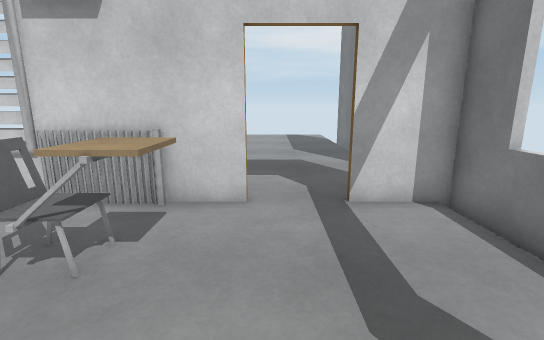
View 1 (above)

16 first-person views from a walk through a scene from a Unity 3-D project. The camera is 1.2 m above the floor, tilts 12° down and sees 85° across. Doors are open. The floor is counted in squares, 0.5 m on a side. Each view is taken from the middle of a square. On the plan, view 1 faces up. The plan holds only what a view shows up to about 19 squares ahead; the rest is blank. The place goes on beyond the plan. Surface patterns are stand-ins for the level's own textures.

View 2
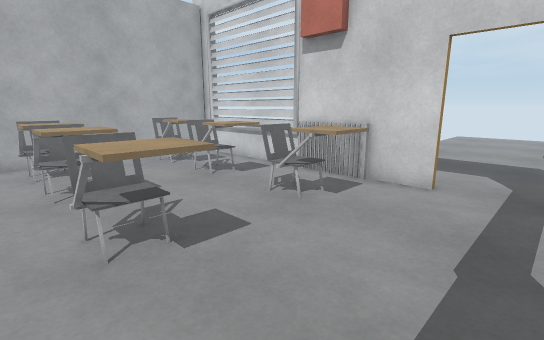

View 3
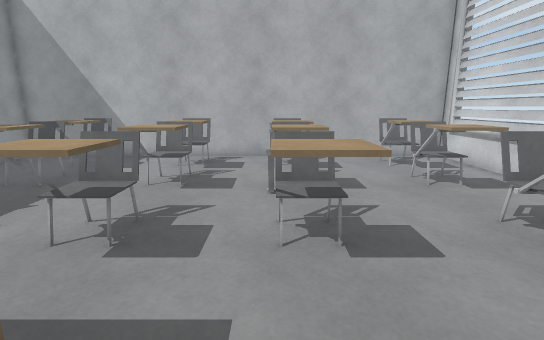

View 4
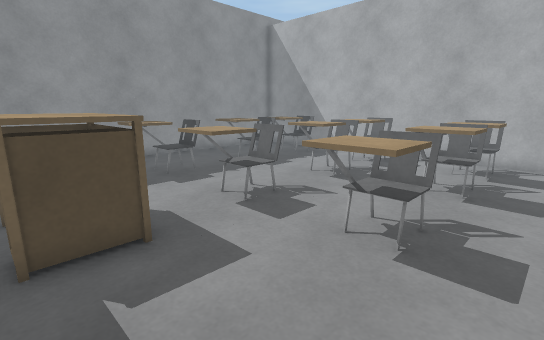

View 5
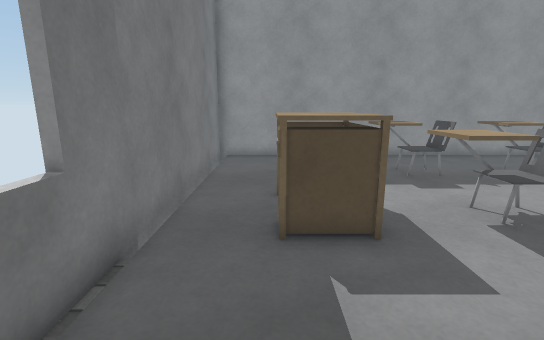

View 6
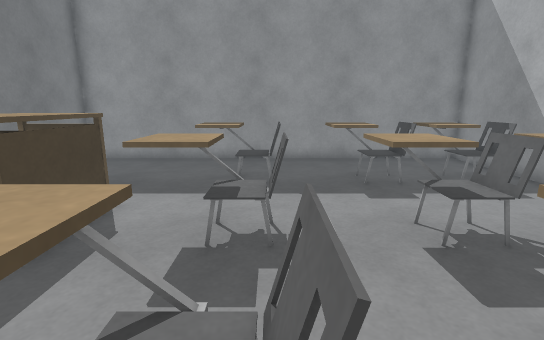

View 7
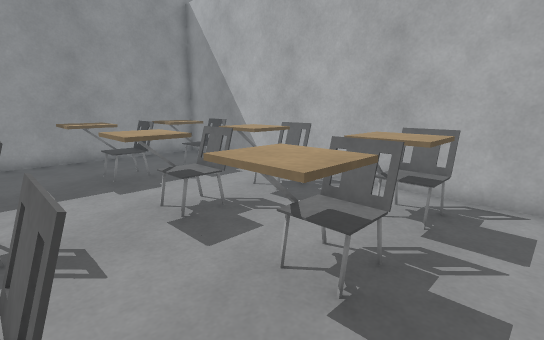

View 8
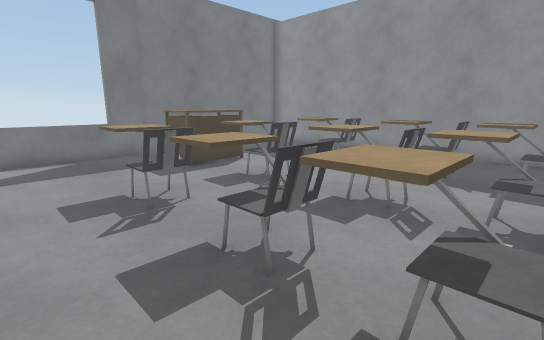

View 9
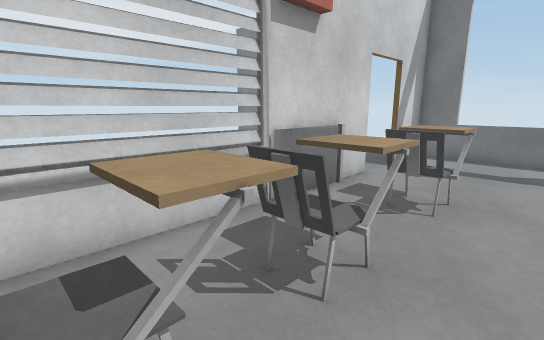

View 10
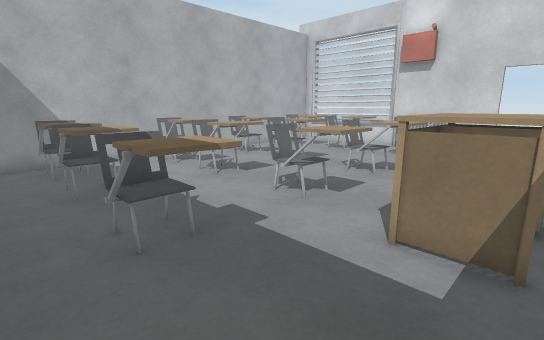

View 11
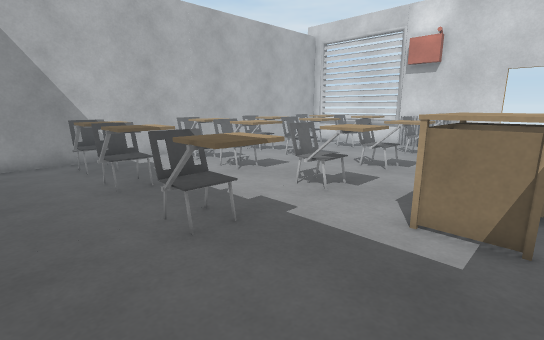

View 12
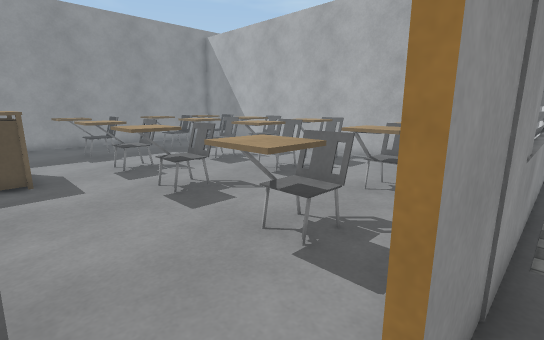

View 13
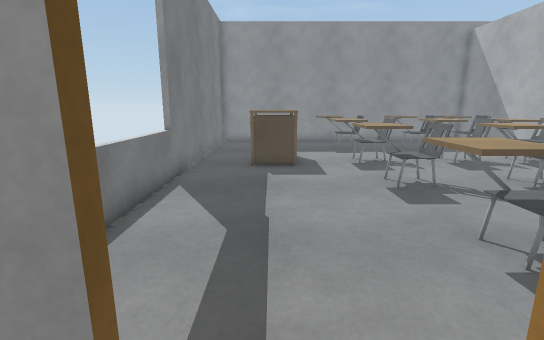

View 14
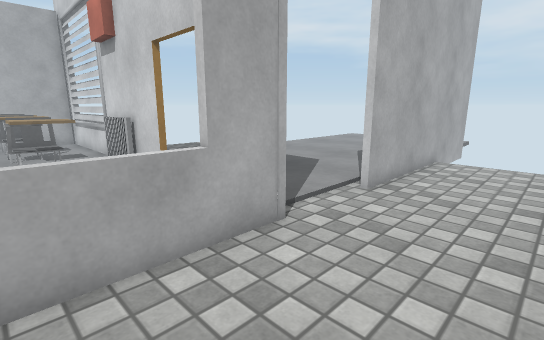

View 15
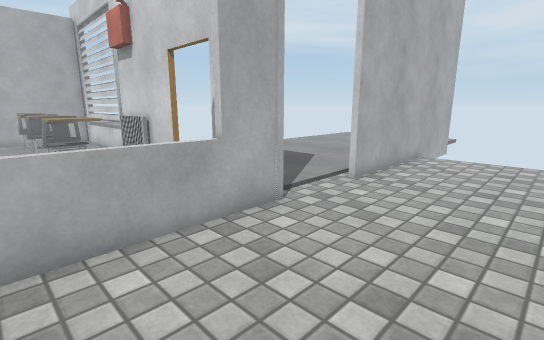

View 16
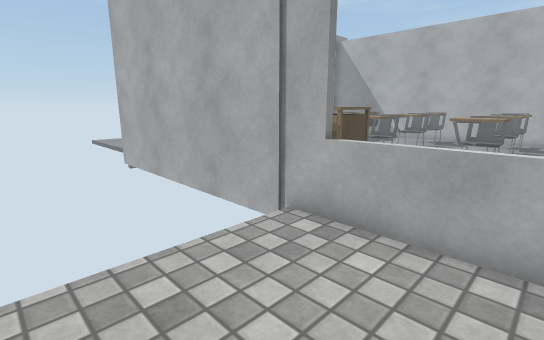

### Floor plan
Points are (right, up) in squares from view 1. A wall is a line through its corners. A room is listed if a view was taken in it or the views show most of it. See-through windows are left out.
Room 1 (views 1, 2, 3, 4, 5, 6, 7, 8, 9, 10, 11)
walls: (-0.6, 7.4) (-13.1, 7.4); (-12.7, 7.4) (-12.7, -13) (4.6, -13) (4.6, 7.4) (2, 7.4)
ways out: open door at (1, 7) to room 2
objects: chair (-11, -10) to (-9, -8); chair (-11, -5) to (-9, -4); chair (-11, -1) to (-9, 1); chair (-11, 4) to (-9, 5); chair (-8, -10) to (-6, -8); chair (-8, -5) to (-6, -4); chair (-8, -1) to (-6, 1); chair (-8, 4) to (-6, 5); chair (-4, -10) to (-2, -8); chair (-4, -5) to (-2, -4); chair (-4, -1) to (-2, 1); chair (-4, 4) to (-2, 5); radiator (-4, 7); table (0, -6) to (2, -3)
Room 2 (views 12, 13)
walls: (4.8, 18) (4.8, 19.6); (1.9, 7.6) (2.6, 7.6); (-10.2, 7.6) (-0.6, 7.6); (-11, 7.4) (-8.6, 7.4)
ways out: open door at (1, 7) to room 1; opening at (5, 10) to room 3
Room 3 (views 14, 15, 16)
walls: (4.8, 7.6) (4.8, -13.5); (5, 21.8) (5, 11)
ways out: opening at (5, 10) to room 2

Positions as (right, up) in squares from view 1, and headings:
1: (0, 0), facing up
2: (2, -2), facing up-left
3: (2, -1), facing left
4: (2, 2), facing down-left
5: (2, 2), facing down
6: (-4, 1), facing down
7: (-4, 2), facing down-left
8: (-11, 3), facing down-right
9: (-11, 2), facing up-right
10: (2, -11), facing up-left
11: (2, -12), facing up-left
12: (1, 8), facing down-left
13: (1, 9), facing down
14: (9, 3), facing up-left
15: (10, 2), facing up-left
16: (10, 2), facing down-left
